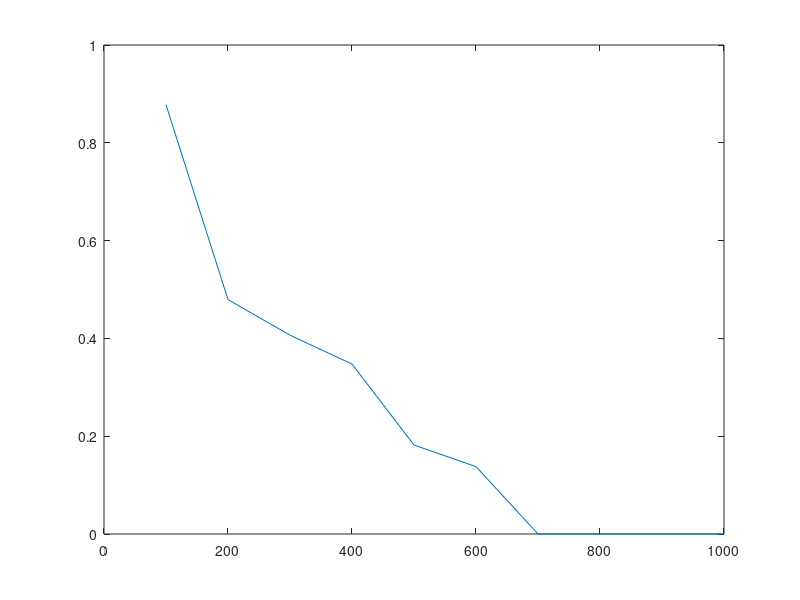
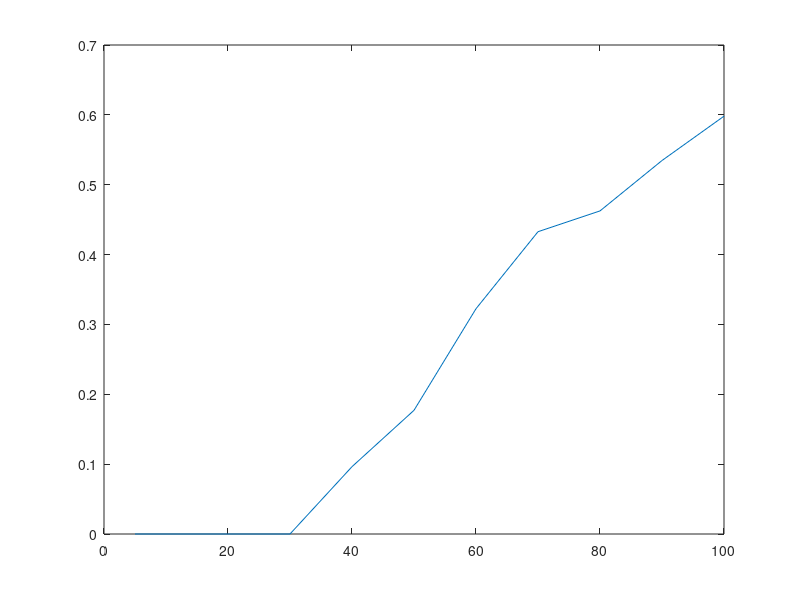

Here is the MATLAB script that generated these plots, in order:
clear;
clc;

n = 1024;
k = 30;
mvals = [100:100:1000];

for ii=1:length(mvals)
    m = mvals(ii);
    Phi = rand(m,n);Phi(Phi < 0.5) = -1; Phi(Phi >= 0.5) = 1;
    Psi = kron(dctmtx(32)',dctmtx(32)');

    indices = randperm(1024);
    thetas = zeros(1024,1);
    thetas(indices(1:k)) = rand(k,1);

    im = Psi*thetas; im = reshape(im,32,32);
    %figure,imagesc(im,[min(im(:)) max(im(:))]); colorbar;

    A = Phi*Psi; normA = A;
    for i=1:n, normA(:,i) = A(:,i)/norm(A(:,i),2);end;
    A = normA;

    y = A*thetas;
    r = y;
    supp_set = [];
    for it=1:k
        ty = abs(A'*r);
        [sorted_ty,indices_ty] = sort(ty,'descend');
        
        new_supp_set = indices_ty(1:2*k);
        supp_set = union(supp_set,new_supp_set);
        
        b = A(:,supp_set)\y;
        temp_thetas(:) = 0;
        temp_thetas(supp_set) = b;

        signs = sign(temp_thetas);
        [sorted_thetas,indices_thetas] = sort(abs(temp_thetas),'descend');

        est_thetas(1:n) = 0;
        est_thetas(indices_thetas(1:k)) = signs(indices_thetas(1:k)).*sorted_thetas(1:k);

        r = y - A*est_thetas';
    end

    im_rec = Psi*est_thetas';
    im_true = Psi*thetas;

    rmseval(ii) = norm(im_rec-im_true,2)/norm(im_true,2);
    fprintf('\n, m = %d, rmseval = %f',mvals(ii),rmseval(ii));
    im_rec = reshape(im_rec,32,32);
    %figure,imagesc(im_rec,[min(im_rec(:)) max(im_rec(:))]); colorbar;
end
figure,plot(mvals,rmseval);
% %%%%%%%
% close all;
% %%%%%%

m = 700;
rmseval = [];
kvals = [5,10,20,30,40,50,60,70,80,90,100];
Phi = rand(m,n);Phi(Phi < 0.5) = -1; Phi(Phi >= 0.5) = 1;
Psi = kron(dctmtx(32)',dctmtx(32)');
A = Phi*Psi; normA = A;
for i=1:n, normA(:,i) = A(:,i)/norm(A(:,i),2);end;
A = normA;

for ii=1:length(kvals)
    indices = randperm(1024);
    thetas = zeros(1024,1);

    thetas(indices(1:kvals(ii))) = rand(kvals(ii),1);

    im = Psi*thetas; im = reshape(im,32,32);
    %imagesc(im,[min(im(:)) max(im(:))]); colorbar;
   
    y = A*thetas;
    r = y;

    supp_set = [];
    for it=1:kvals(ii)
        ty = abs(A'*r);
        [sorted_ty,indices_ty] = sort(ty,'descend');
        
        new_supp_set = indices_ty(1:2*k);
        supp_set = union(supp_set,new_supp_set);
        
        b = A(:,supp_set)\y;
        temp_thetas(:) = 0;
        temp_thetas(supp_set) = b;

        signs = sign(temp_thetas);
        [sorted_thetas,indices_thetas] = sort(abs(temp_thetas),'descend');

        est_thetas(1:n) = 0;
        est_thetas(indices_thetas(1:k)) = signs(indices_thetas(1:k)).*sorted_thetas(1:k);

        r = y - A*est_thetas';
    end

    im_rec = Psi*est_thetas';
    im_true = Psi*thetas;

    rmseval(ii) = norm(im_rec-im_true,2)/norm(im_true,2);
    fprintf('\n, k = %d,rmseval = %f',kvals(ii),rmseval(ii));
    im_rec = reshape(im_rec,32,32);
    %figure,imagesc(im_rec,[min(im_rec(:)) max(im_rec(:))]); colorbar;
end
figure,plot(kvals,rmseval);

